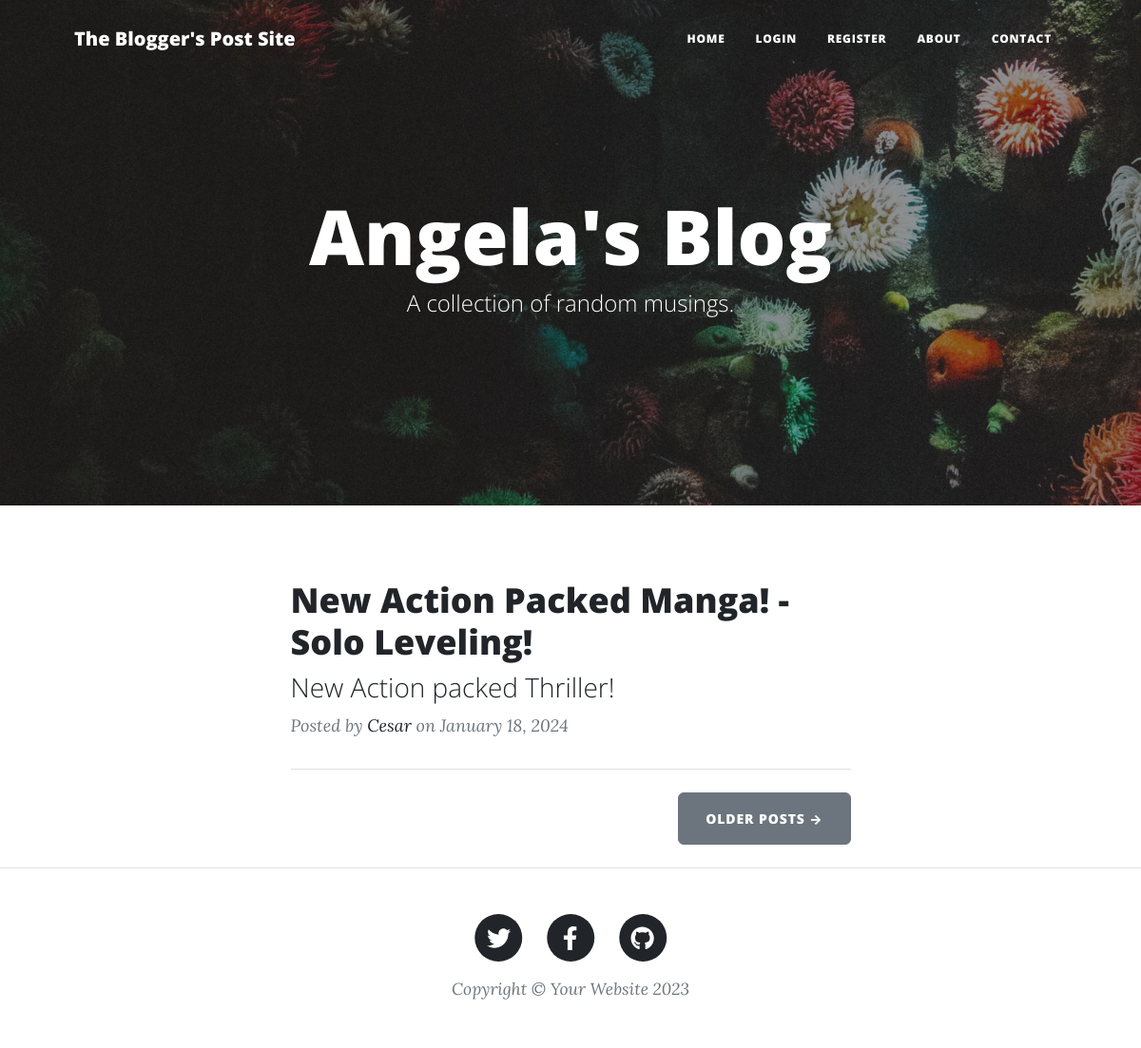
Before: / with the older database file.
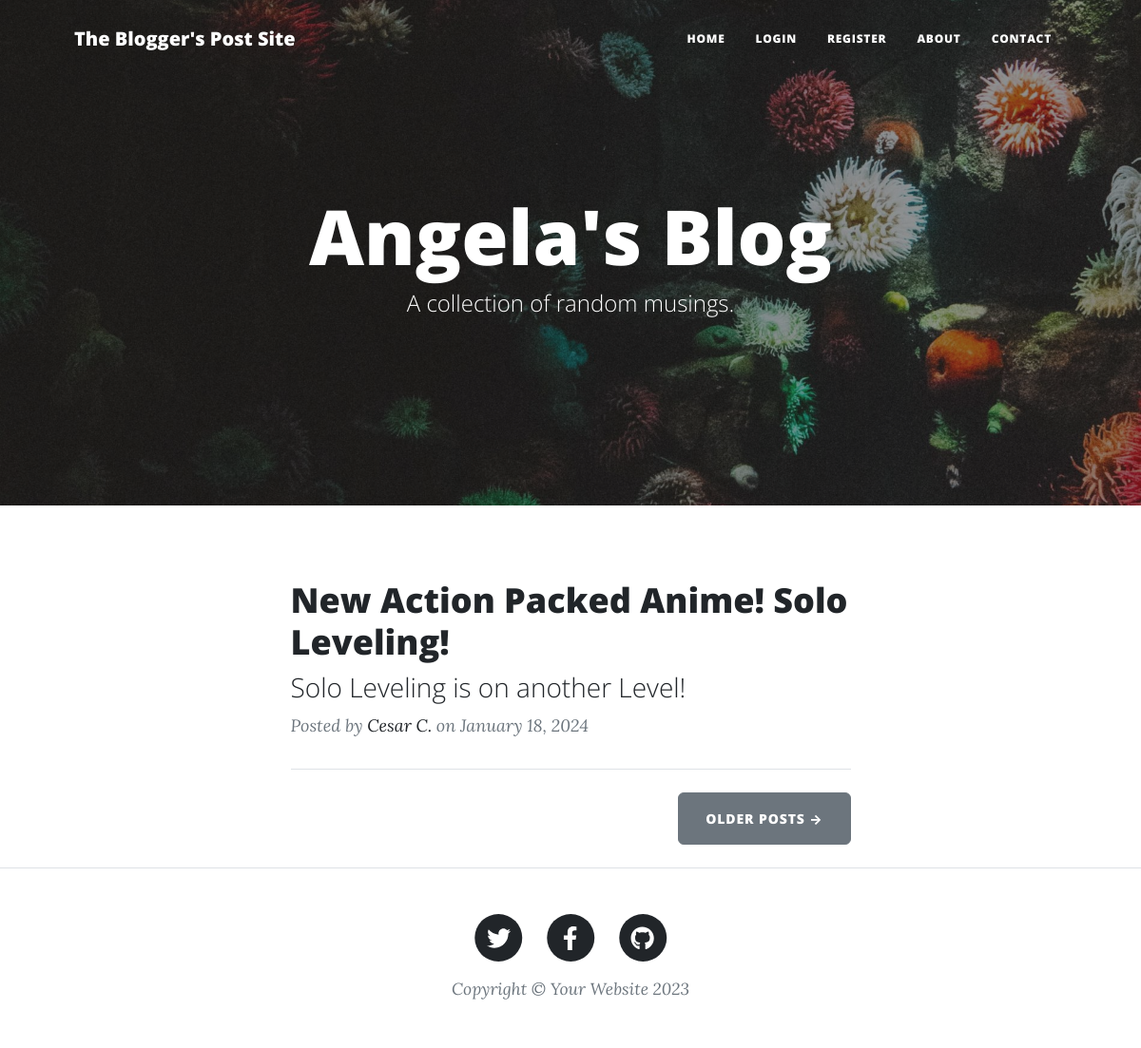
After: the same page with the newer database file.
### main.py (models this page shows)
class BlogPost(db.Model):
    __tablename__ = "blog_posts"
    id = db.Column(db.Integer, primary_key=True)
    title = db.Column(db.String(250), unique=True, nullable=False)
    subtitle = db.Column(db.String(250), nullable=False)
    date = db.Column(db.String(250), nullable=False)
    body = db.Column(db.Text, nullable=False)
    author_id: Mapped[int] = mapped_column(ForeignKey("users.id"))
    author: Mapped["User"] = relationship(back_populates="posts")
    img_url = db.Column(db.String(250), nullable=False)
    comments: Mapped["Comment"] = relationship(back_populates="parent_post")

class User(UserMixin, db.Model):
    __tablename__ = "users"
    id = db.Column(db.Integer, primary_key=True)
    email = db.Column(db.String(100), unique=True)
    password = db.Column(db.String(100))
    name = db.Column(db.String(1000))
    posts: Mapped[list["BlogPost"]] = relationship(back_populates="author")
    comments: Mapped[list["Comment"]] = relationship(back_populates="comment_author")

### main.py (the view)
@app.route('/')
def get_all_posts():
    result = db.session.execute(db.select(BlogPost))
    posts = result.scalars().all()
    return render_template("index.html", all_posts=posts)

### templates/index.html (shortened to what this page needs)
{% include "header.html" %}
<header
  class="masthead"
  style="background-image: url('../static/assets/img/home-bg.jpg')"
>
  <div class="container position-relative px-4 px-lg-5">
    <div class="row gx-4 gx-lg-5 justify-content-center">
      <div class="col-md-10 col-lg-8 col-xl-7">
        <div class="site-heading">
          <h1>Angela's Blog</h1>
          <span class="subheading">A collection of random musings.</span>
        </div>
      </div>
    </div>
  </div>
</header>
<div class="container px-4 px-lg-5">
  <div class="row gx-4 gx-lg-5 justify-content-center">
    <div class="col-md-10 col-lg-8 col-xl-7">
      {% for post in all_posts %}
      <div class="post-preview">
        <a href="{{ url_for('show_post', post_id=post.id) }}">
          <h2 class="post-title">{{ post.title }}</h2>
          <h3 class="post-subtitle">{{ post.subtitle }}</h3>
        </a>
        <p class="post-meta">
          Posted by
          <a href="#">{{ post.author.name }}</a>
          on {{post.date}}
        </p>
      </div>
      <hr class="my-4" />
      {% endfor %}
      <div class="d-flex justify-content-end mb-4">
        <a class="btn btn-secondary text-uppercase" href="#!">Older Posts →</a>
      </div>
    </div>
  </div>
</div>
{% include "footer.html" %}

### templates/header.html (shortened to what this page needs)
<!DOCTYPE html>
<html lang="en" data-bs-theme="dark">
  <head>
    {% block styles %}
    {{ bootstrap.load_css() }}
    <link
      href="{{ url_for('static', filename='css/styles.css') }}"
      rel="stylesheet"
    />
    {% endblock %}
  </head>
  <body>
    <nav class="navbar navbar-expand-lg navbar-light" id="mainNav">
      <div class="container px-4 px-lg-5">
        <a class="navbar-brand" href="/">The Blogger's Post Site</a>
        <div class="collapse navbar-collapse" id="navbarResponsive">
          <ul class="navbar-nav ms-auto py-4 py-lg-0">
            <li class="nav-item">
              <a
                class="nav-link px-lg-3 py-3 py-lg-4"
                href="{{ url_for('get_all_posts') }}"
                >Home</a
              >
            </li>
            {% if not current_user.is_authenticated: %}
            <li class="nav-item">
              <a
                class="nav-link px-lg-3 py-3 py-lg-4"
                href="{{ url_for('login') }}"
                >Login</a
              >
            </li>
            <li class="nav-item">
              <a
                class="nav-link px-lg-3 py-3 py-lg-4"
                href="{{ url_for('register') }}"
                >Register</a
              >
            </li>
            {% endif %}
            <li class="nav-item">
              <a
                class="nav-link px-lg-3 py-3 py-lg-4"
                href="{{ url_for('about') }}"
                >About</a
              >
            </li>
            <li class="nav-item">
              <a
                class="nav-link px-lg-3 py-3 py-lg-4"
                href="{{ url_for('contact') }}"
                >Contact</a
              >
            </li>
          </ul>
        </div>
      </div>
    </nav>
  </body>
</html>

### templates/footer.html (shortened to what this page needs)
        <footer class="border-top">
          <div class="container px-4 px-lg-5">
              <div class="row gx-4 gx-lg-5 justify-content-center">
                  <div class="col-md-10 col-lg-8 col-xl-7">
                      <ul class="list-inline text-center">
                          <li class="list-inline-item">
                              <a href="#!">
                                  <span class="fa-stack fa-lg">
                                      <i class="fas fa-circle fa-stack-2x"></i>
                                      <i class="fab fa-twitter fa-stack-1x fa-inverse"></i>
                                  </span>
                              </a>
                          </li>
                          <li class="list-inline-item">
                              <a href="#!">
                                  <span class="fa-stack fa-lg">
                                      <i class="fas fa-circle fa-stack-2x"></i>
                                      <i class="fab fa-facebook-f fa-stack-1x fa-inverse"></i>
                                  </span>
                              </a>
                          </li>
                          <li class="list-inline-item">
                              <a href="#!">
                                  <span class="fa-stack fa-lg">
                                      <i class="fas fa-circle fa-stack-2x"></i>
                                      <i class="fab fa-github fa-stack-1x fa-inverse"></i>
                                  </span>
                              </a>
                          </li>
                      </ul>
                      <div class="small text-center text-muted fst-italic">Copyright &copy; Your Website 2023</div>
                  </div>
              </div>
          </div>
      </footer>
  </body>
</html>

Changed rows visible on the page:
changed BlogPost: title "New Action Packed Manga! - Solo Leveling!" → "New Action Packed Anime! Solo Leveling!"; subtitle "New Action packed Thriller!" → "Solo Leveling is on another Level!"; author.name "Cesar" → "Cesar C."
